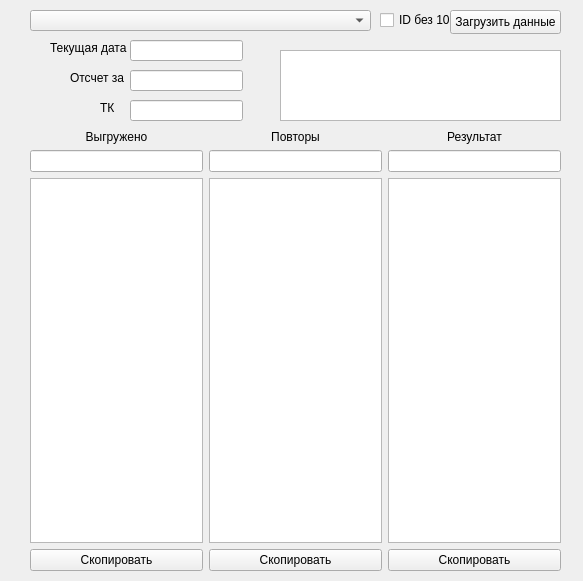
<?xml version="1.0" encoding="UTF-8"?>
<ui version="4.0">
 <class>MainWindow</class>
 <widget class="QMainWindow" name="MainWindow">
  <property name="geometry">
   <rect>
    <x>0</x>
    <y>0</y>
    <width>583</width>
    <height>581</height>
   </rect>
  </property>
  <property name="windowTitle">
   <string>Менеджер отчетов ТК</string>
  </property>
  <widget class="QWidget" name="centralwidget">
   <widget class="QCheckBox" name="chb_id10">
    <property name="geometry">
     <rect>
      <x>380</x>
      <y>10</y>
      <width>71</width>
      <height>20</height>
     </rect>
    </property>
    <property name="text">
     <string>ID без 10</string>
    </property>
   </widget>
   <widget class="QComboBox" name="comboBox">
    <property name="geometry">
     <rect>
      <x>30</x>
      <y>10</y>
      <width>341</width>
      <height>21</height>
     </rect>
    </property>
   </widget>
   <widget class="QPushButton" name="btn_load">
    <property name="geometry">
     <rect>
      <x>450</x>
      <y>10</y>
      <width>111</width>
      <height>24</height>
     </rect>
    </property>
    <property name="text">
     <string>Загрузить данные</string>
    </property>
   </widget>
   <widget class="QWidget" name="horizontalLayoutWidget">
    <property name="geometry">
     <rect>
      <x>30</x>
      <y>130</y>
      <width>531</width>
      <height>441</height>
     </rect>
    </property>
    <layout class="QHBoxLayout" name="horizontalLayout">
     <item>
      <layout class="QVBoxLayout" name="verticalLayout">
       <item>
        <widget class="QLabel" name="label">
         <property name="text">
          <string>Выгружено</string>
         </property>
         <property name="alignment">
          <set>Qt::AlignCenter</set>
         </property>
        </widget>
       </item>
       <item>
        <widget class="QLineEdit" name="le_uplouaded"/>
       </item>
       <item>
        <widget class="QPlainTextEdit" name="pe_uplouded">
         <property name="readOnly">
          <bool>true</bool>
         </property>
        </widget>
       </item>
       <item>
        <widget class="QPushButton" name="btn_copy_uploaded">
         <property name="text">
          <string>Скопировать</string>
         </property>
        </widget>
       </item>
      </layout>
     </item>
     <item>
      <layout class="QVBoxLayout" name="verticalLayout_2">
       <item>
        <widget class="QLabel" name="label_2">
         <property name="text">
          <string>Повторы</string>
         </property>
         <property name="alignment">
          <set>Qt::AlignCenter</set>
         </property>
        </widget>
       </item>
       <item>
        <widget class="QLineEdit" name="le_repeats"/>
       </item>
       <item>
        <widget class="QPlainTextEdit" name="pe_repeats">
         <property name="readOnly">
          <bool>true</bool>
         </property>
        </widget>
       </item>
       <item>
        <widget class="QPushButton" name="btn_copy_repeats">
         <property name="text">
          <string>Скопировать</string>
         </property>
        </widget>
       </item>
      </layout>
     </item>
     <item>
      <layout class="QVBoxLayout" name="verticalLayout_16">
       <item>
        <widget class="QLabel" name="label_5">
         <property name="text">
          <string>Результат</string>
         </property>
         <property name="alignment">
          <set>Qt::AlignCenter</set>
         </property>
        </widget>
       </item>
       <item>
        <widget class="QLineEdit" name="le_result"/>
       </item>
       <item>
        <widget class="QPlainTextEdit" name="pe_result">
         <property name="readOnly">
          <bool>true</bool>
         </property>
        </widget>
       </item>
       <item>
        <widget class="QPushButton" name="btn_copy_result">
         <property name="text">
          <string>Скопировать</string>
         </property>
        </widget>
       </item>
      </layout>
     </item>
    </layout>
   </widget>
   <widget class="QLineEdit" name="le_report_date">
    <property name="geometry">
     <rect>
      <x>130</x>
      <y>70</y>
      <width>113</width>
      <height>21</height>
     </rect>
    </property>
   </widget>
   <widget class="QLabel" name="label_3">
    <property name="geometry">
     <rect>
      <x>70</x>
      <y>70</y>
      <width>61</width>
      <height>16</height>
     </rect>
    </property>
    <property name="text">
     <string>Отсчет за</string>
    </property>
   </widget>
   <widget class="QLabel" name="label_4">
    <property name="geometry">
     <rect>
      <x>50</x>
      <y>40</y>
      <width>81</width>
      <height>16</height>
     </rect>
    </property>
    <property name="text">
     <string>Текущая дата</string>
    </property>
   </widget>
   <widget class="QLineEdit" name="le_date">
    <property name="geometry">
     <rect>
      <x>130</x>
      <y>40</y>
      <width>113</width>
      <height>21</height>
     </rect>
    </property>
   </widget>
   <widget class="QLabel" name="label_6">
    <property name="geometry">
     <rect>
      <x>100</x>
      <y>100</y>
      <width>21</width>
      <height>16</height>
     </rect>
    </property>
    <property name="text">
     <string>ТК</string>
    </property>
   </widget>
   <widget class="QLineEdit" name="le_dc">
    <property name="geometry">
     <rect>
      <x>130</x>
      <y>100</y>
      <width>113</width>
      <height>21</height>
     </rect>
    </property>
   </widget>
   <widget class="QPlainTextEdit" name="pe_log">
    <property name="geometry">
     <rect>
      <x>280</x>
      <y>50</y>
      <width>281</width>
      <height>71</height>
     </rect>
    </property>
   </widget>
  </widget>
 </widget>
 <resources/>
 <connections/>
</ui>
